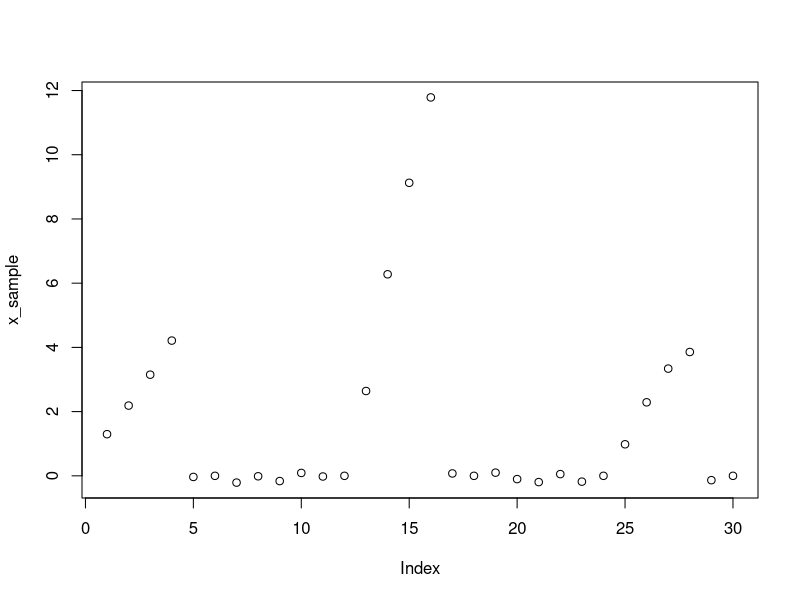
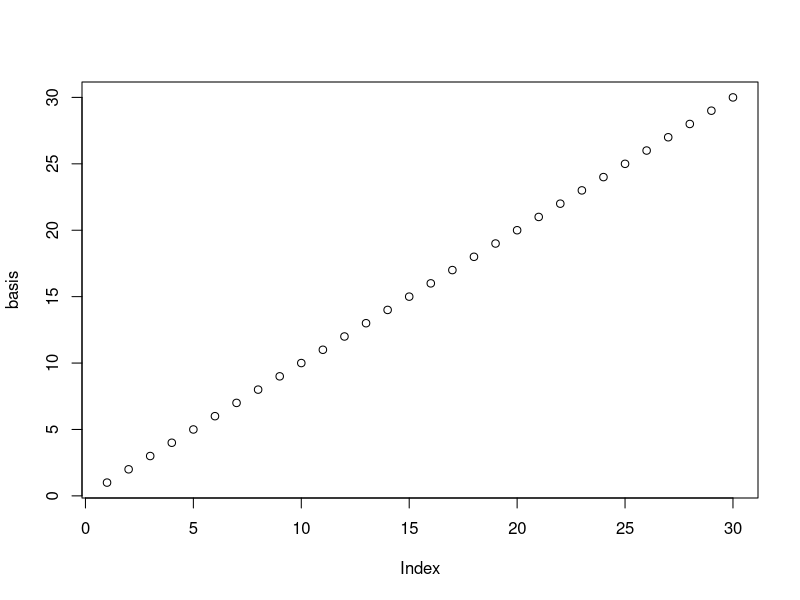

Reproduce these figures in R, in order. (Note: this script raises an error after producing the figures.)
# This is an example where we try to detect the "slopes"
# ================
#
# GENERATE A SAMPLE SIGNAL
#
# =================
x_sample <- rep(0,30)
x_mat <- matrix(, nrow=0, ncol = length(x_sample))
slopes <- c(1,3,1,3,1,3,1,3)
zero_period <- 12
rise_period <- 5
for (s in 1:20)
{
  slope_id <- 1 # to use different slopes at different rising periods
  for (t in 1:length(x_sample))
  {
    noise = rnorm(1,mean=0,sd=0.2)
    if (t %% zero_period > 0)
    {
      if (t %% 12 < rise_period + 1)
      {
        # this is a rising period
        x_sample[t] <- slopes[slope_id] * (t %% zero_period) %% rise_period + noise
      }
      else if (t %% 12 == rise_period + 1)
      {
        slope_id <- slope_id + 1
      }
      else {
        # this is a zero period
        x_sample[t] <- noise
      }
    }
  }
  x_mat <- rbind(x_mat, x_sample)
}

plot(x_sample)

# ================
#
# DEFINE A BASIS FUNCTION
#
# =================
basis = 1:30 
plot(basis)

# ================
#
# DIRICHLET PROCESS GAUSSIAN MIXTURE MODEL (DP-GMM)
#
# =================

# Cluster base distribution
mu0 <- 3.0
var0 <- 3.0

# Cluster params
cmu <- c(mu0)
cvar <- c(var0)

# All the changepoints
cp <- list()

# We create an x_cut object which contains all the segments when cutting the x_mat time series
x_cut <- list()

# We create an "attribution" object which indicates the cluster that each segment belongs to
attr <- matrix(, nrow=nrow(x_mat), ncol=10) # 10 is the maximum number of changepoints in each time series

# Originally, this object will just be a duplicate of x_mat, all the original time series not cut
for (ts in 1:nrow(x_mat))
{
  x_cut <- append(x_cut, list(x_mat[ts,]))
}

# Then we place random changepoints among the time series
for (ts_index in 1:length(x_cut))
{
  ts_length <- length(x_cut[[ts_index]])
  change_at <- sample(2:ts_length-1, 1)
  # cp[ts_index] <- list(append(cp[[ts_index]], change_at))
  cp[ts_index] <- list(change_at)
}

# We can cut our original time series according to cp
x_cut <- cut_x_with_cp(x_cut, cp)
# Assign the initial cluster of each segment, just assign to the same cluster for now
attr[, 1] <- 1
attr[, 2] <- 1
# Number of cluster
Nattr <- 1

# Then we can perform the clustering process, according to the Chinese Restaurant Process

max_iter <- 15000 # max iter per clustering attempt

# Each cluster will try to "engulf" the segment's a and see its mean and variance shifted
# to posterior mean and variance values

for (ts_index in 1:length(x_cut))
{
  for (segment_index in a_cut[[ts_index]])
  {
    segment <- a_cut[[ts_index]][[segment_index]]
    segment_a <- least_square(segment, basis)$b
    seatings <- n_customers_at_each_table(attr)
    table_of_current_customer <- attr[ts_index, segment_index]
    # First we un-seat the current customer (or segment) from his table
    seatings[table_of_current_customer] <- seatings[table_of_current_customer] - 1
    # If the unseated customer turns out to be the last one sitting at that table, we 
  }
}
